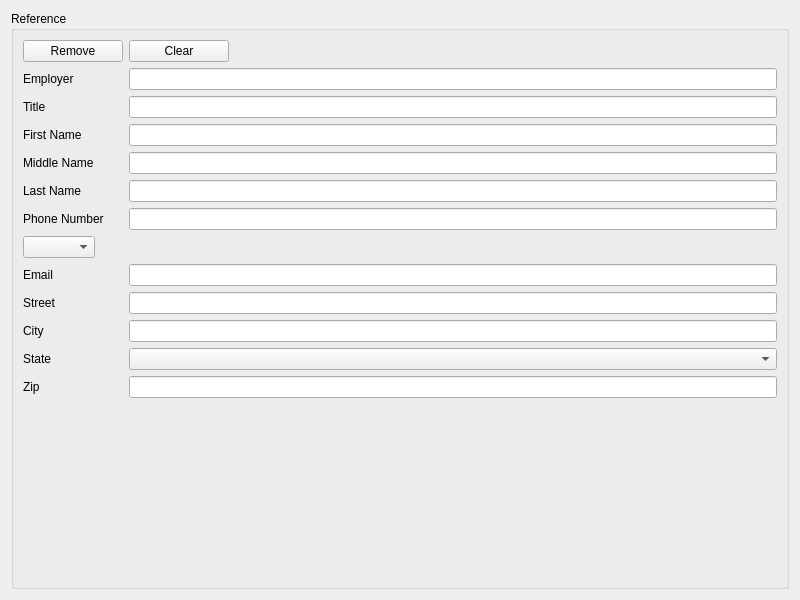
<?xml version="1.0" encoding="UTF-8"?>
<ui version="4.0">
 <class>references</class>
 <widget class="QWidget" name="references">
  <property name="geometry">
   <rect>
    <x>0</x>
    <y>0</y>
    <width>800</width>
    <height>600</height>
   </rect>
  </property>
  <property name="windowTitle">
   <string>ResumeBuilder</string>
  </property>
  <layout class="QGridLayout" name="gridLayout_2">
   <item row="0" column="0">
    <widget class="QGroupBox" name="groupBox">
     <property name="minimumSize">
      <size>
       <width>400</width>
       <height>450</height>
      </size>
     </property>
     <property name="title">
      <string>Reference</string>
     </property>
     <layout class="QFormLayout" name="formLayout_2">
      <item row="3" column="0">
       <widget class="QLabel" name="label">
        <property name="text">
         <string>First Name</string>
        </property>
       </widget>
      </item>
      <item row="3" column="1">
       <widget class="QLineEdit" name="fname"/>
      </item>
      <item row="4" column="0">
       <widget class="QLabel" name="label_2">
        <property name="text">
         <string>Middle Name</string>
        </property>
       </widget>
      </item>
      <item row="4" column="1">
       <widget class="QLineEdit" name="mname"/>
      </item>
      <item row="5" column="0">
       <widget class="QLabel" name="label_3">
        <property name="text">
         <string>Last Name</string>
        </property>
       </widget>
      </item>
      <item row="5" column="1">
       <widget class="QLineEdit" name="lname"/>
      </item>
      <item row="7" column="0">
       <widget class="QLabel" name="label_4">
        <property name="text">
         <string>Phone Number</string>
        </property>
       </widget>
      </item>
      <item row="7" column="1">
       <widget class="QLineEdit" name="phone"/>
      </item>
      <item row="9" column="0">
       <widget class="QLabel" name="label_5">
        <property name="text">
         <string>Email</string>
        </property>
       </widget>
      </item>
      <item row="9" column="1">
       <widget class="QLineEdit" name="email"/>
      </item>
      <item row="10" column="0">
       <widget class="QLabel" name="label_6">
        <property name="text">
         <string>Street</string>
        </property>
       </widget>
      </item>
      <item row="10" column="1">
       <widget class="QLineEdit" name="street"/>
      </item>
      <item row="11" column="0">
       <widget class="QLabel" name="label_7">
        <property name="text">
         <string>City</string>
        </property>
       </widget>
      </item>
      <item row="11" column="1">
       <widget class="QLineEdit" name="city"/>
      </item>
      <item row="12" column="0">
       <widget class="QLabel" name="label_8">
        <property name="text">
         <string>State</string>
        </property>
       </widget>
      </item>
      <item row="12" column="1">
       <widget class="QComboBox" name="state"/>
      </item>
      <item row="13" column="0">
       <widget class="QLabel" name="label_9">
        <property name="text">
         <string>Zip</string>
        </property>
       </widget>
      </item>
      <item row="14" column="0">
       <layout class="QFormLayout" name="formLayout"/>
      </item>
      <item row="13" column="1">
       <widget class="QLineEdit" name="zip"/>
      </item>
      <item row="2" column="1">
       <widget class="QLineEdit" name="title"/>
      </item>
      <item row="2" column="0">
       <widget class="QLabel" name="label_10">
        <property name="text">
         <string>Title</string>
        </property>
       </widget>
      </item>
      <item row="1" column="1">
       <widget class="QLineEdit" name="employer"/>
      </item>
      <item row="1" column="0">
       <widget class="QLabel" name="label_11">
        <property name="text">
         <string>Employer</string>
        </property>
       </widget>
      </item>
      <item row="0" column="0">
       <widget class="QPushButton" name="pushButton">
        <property name="minimumSize">
         <size>
          <width>100</width>
          <height>0</height>
         </size>
        </property>
        <property name="maximumSize">
         <size>
          <width>100</width>
          <height>16777215</height>
         </size>
        </property>
        <property name="text">
         <string>Remove</string>
        </property>
       </widget>
      </item>
      <item row="0" column="1">
       <widget class="QPushButton" name="pushButton_2">
        <property name="minimumSize">
         <size>
          <width>100</width>
          <height>0</height>
         </size>
        </property>
        <property name="maximumSize">
         <size>
          <width>100</width>
          <height>16777215</height>
         </size>
        </property>
        <property name="text">
         <string>Clear</string>
        </property>
       </widget>
      </item>
      <item row="8" column="0">
       <widget class="QComboBox" name="phoneType"/>
      </item>
     </layout>
    </widget>
   </item>
  </layout>
 </widget>
 <resources/>
 <connections/>
</ui>
